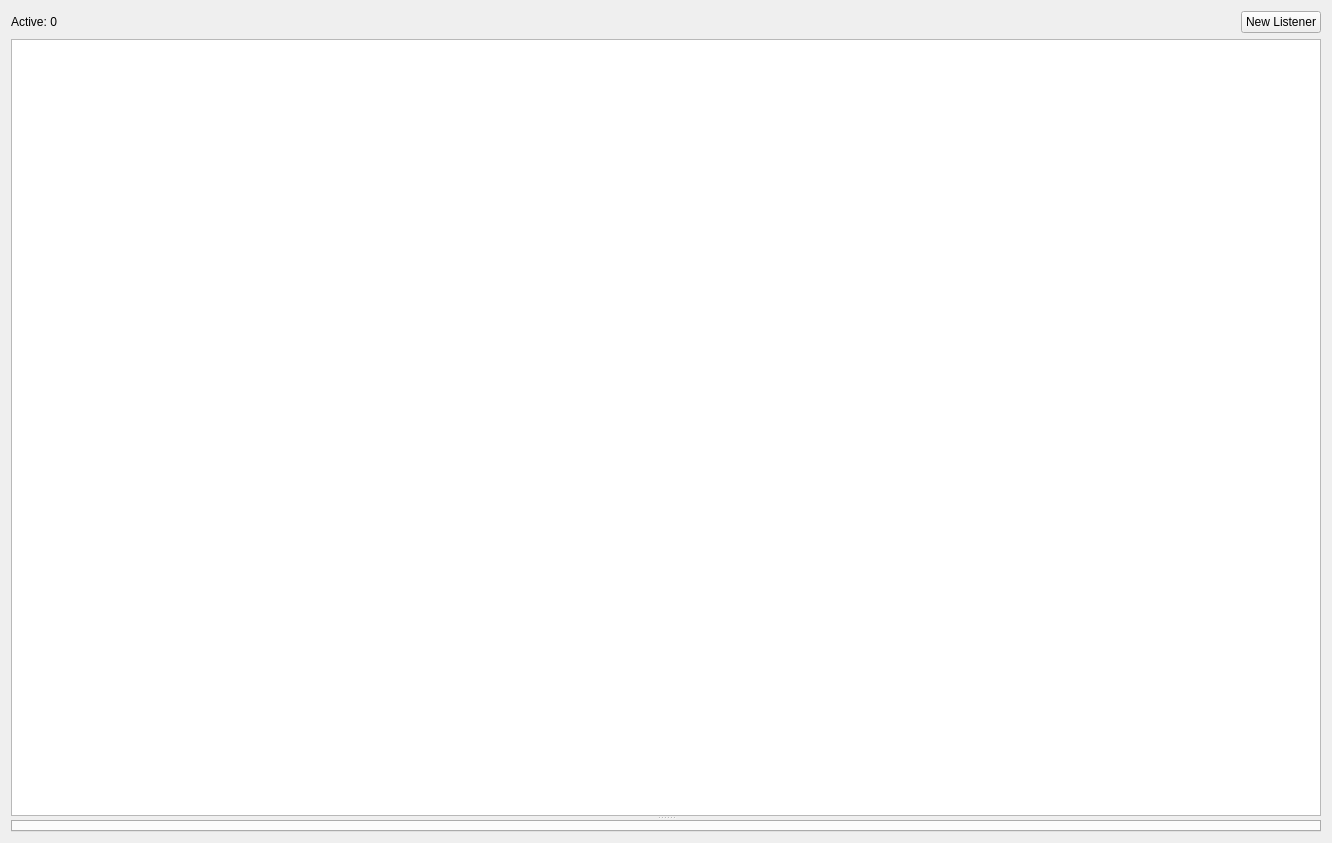
<?xml version="1.0" encoding="UTF-8"?>
<ui version="4.0">
 <class>PageListener</class>
 <widget class="QWidget" name="PageListener">
  <property name="geometry">
   <rect>
    <x>0</x>
    <y>0</y>
    <width>1332</width>
    <height>843</height>
   </rect>
  </property>
  <property name="windowTitle">
   <string>Form</string>
  </property>
  <layout class="QGridLayout" name="gridLayout">
   <item row="0" column="0">
    <widget class="QLabel" name="ActiveLabel">
     <property name="text">
      <string>Active: 0</string>
     </property>
    </widget>
   </item>
   <item row="0" column="1">
    <spacer name="horizontalSpacer">
     <property name="orientation">
      <enum>Qt::Horizontal</enum>
     </property>
     <property name="sizeHint" stdset="0">
      <size>
       <width>1157</width>
       <height>20</height>
      </size>
     </property>
    </spacer>
   </item>
   <item row="0" column="2">
    <widget class="QPushButton" name="ButtonNewListener">
     <property name="text">
      <string>New Listener</string>
     </property>
    </widget>
   </item>
   <item row="1" column="0" colspan="3">
    <widget class="QSplitter" name="Splitter">
     <property name="orientation">
      <enum>Qt::Vertical</enum>
     </property>
     <widget class="QTableWidget" name="TableWidget"/>
     <widget class="QTabWidget" name="TabWidget"/>
    </widget>
   </item>
  </layout>
 </widget>
 <resources/>
 <connections/>
</ui>
